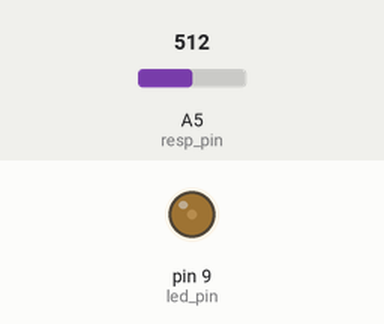
A sketch run on a simulated Arduino Uno, built with avr-gcc and run on an emulated ATmega328P. Parts: output pins drawn as LEDs (lit = HIGH). Inputs (shaded band) come from the test bench; at power-on: A5 (resp_pin) = 512. What the sketch prints to the serial monitor is not drawn.

Above: at 1.2 s.
1.3 s: A5 (resp_pin) set to 716
At 1.9 s:
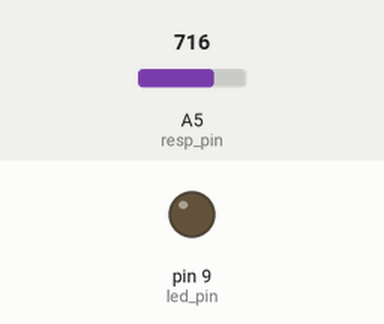
2.8 s: A5 (resp_pin) set to 632
4.3 s: A5 (resp_pin) set to 612
At 5.4 s:
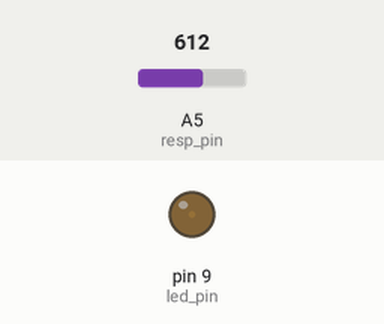
5.8 s: A5 (resp_pin) set to 306
At 6.6 s:
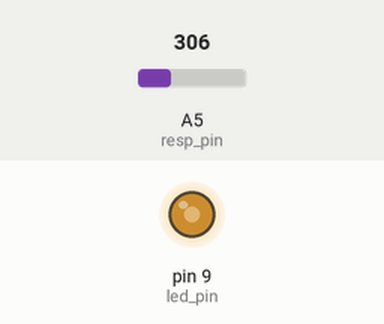
7.3 s: A5 (resp_pin) set to 122
At 7.8 s:
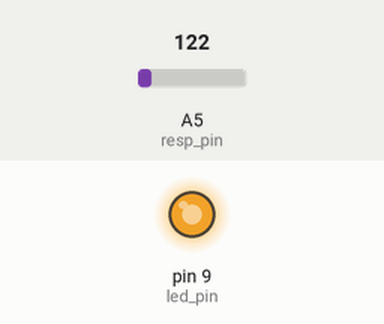
8.8 s: A5 (resp_pin) set to 511
At 10.1 s:
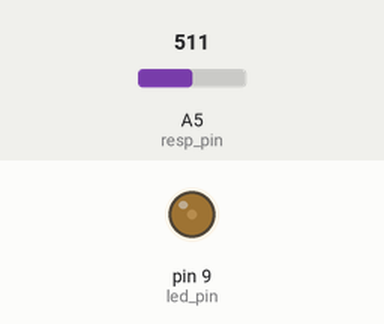
Timing chart, 0 to 11.3 s (numbered marks = the images above; inputs shaded):
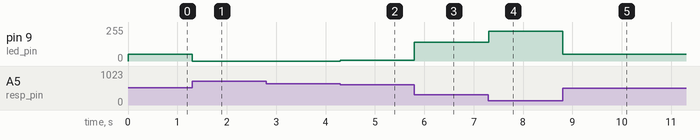

The sketch:

sketch_oct16a.ino
```cpp
const int led_pin = 9;
const int resp_pin = A5;

void setup() {
  pinMode(led_pin, OUTPUT);
  pinMode(resp_pin, INPUT);
  Serial.begin(9600);
}

void loop() {
  // 50 620
  int r = analogRead(resp_pin);
  int r1 = map(r, 50,620, 255,0);
  r1 = constrain(r1,0,255);
  analogWrite(led_pin, r1);
  Serial.println(r1);
}
```

Measured:
- after the input at 1.3 s, pin 9 (led_pin): 49/255 → 0/255 at once
- after the input at 4.3 s, pin 9 (led_pin): 0/255 → 4/255 at once
- after the input at 5.8 s, pin 9 (led_pin): 4/255 → 141/255 at once
- after the input at 7.3 s, pin 9 (led_pin): 141/255 → 223/255 at once
- after the input at 8.8 s, pin 9 (led_pin): 223/255 → 49/255 at once
